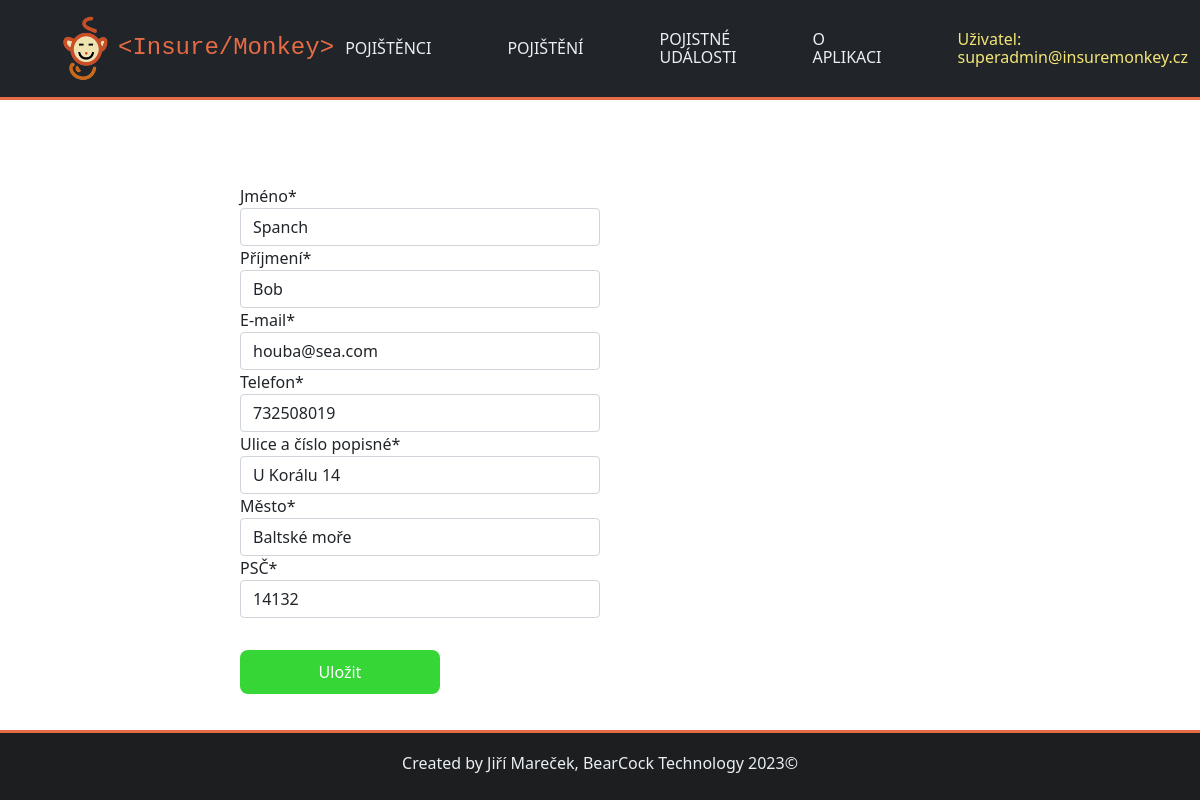
Page /insuremonkey/1/edit/ (signed in) on the committed database.
### insuremonkey/models.py (models this page shows, shortened)
class Uzivatel(AbstractBaseUser):
    email = models.EmailField(max_length=50, unique=True)
    is_admin = models.BooleanField(default=False) #zjistí, zda je uživatel admin
    class Meta:
        verbose_name = "uživatel"
        verbose_name_plural = "uživatelé"
    objects = UzivatelManager() #slouží k spravování uživatelů v aplikaci.
    USERNAME_FIELD = "email" #určuje, že email bude použit jako uživatelské jméno v Django.

class Pojistenec(models.Model):
    jmeno = models.CharField(max_length=20, verbose_name="Jméno")
    prijmeni = models.CharField(max_length=50, verbose_name="Příjmení")
    email = models.CharField(max_length=50, verbose_name="E-mail")
    telefon = models.IntegerField(default=0, verbose_name="Telefon")
    ulice = models.CharField(max_length=100, verbose_name="Ulice a číslo popisné")
    mesto = models.CharField(max_length=50, verbose_name="Město")
    psc = models.IntegerField(default=0, verbose_name="PSČ")
    def __init__(self, *args, **kwargs):
        super(Pojistenec, self).__init__(*args, **kwargs)
    class Meta:
        verbose_name = "Pojištěnec"
        verbose_name_plural = "Pojištěnci"

### insuremonkey/views.py (the view, shortened to what this page needs)
# urls.py: path("<int:pk>/edit/", views.PojistenecEdit.as_view(), name="pojistenec_edit"),
class PojistenecEdit(LoginRequiredMixin, generic.edit.CreateView):
    form_class = PojistenecForm
    template_name = "insuremonkey/novy_pojistenec.html"
    def get(self, request, pk):
        if not request.user.is_admin:
            messages.info(request, "Pro tuto operaci nemáte dostatečná práva.")
            return redirect(reverse("pojistenci"))
        try:
            pojistenec = Pojistenec.objects.get(pk = pk)
        except:
            messages.error(request, "Tento pojištěnec neexistuje.")
            return redirect("pojistenci")
        form = self.form_class(instance=pojistenec)
        return render(request, self.template_name, {"form":form})

### insuremonkey/forms.py
class PojistenecForm(forms.ModelForm):
    class Meta:
        model = Pojistenec
        fields = ["jmeno", "prijmeni", "email", "telefon", "ulice", "mesto", "psc"]

### insuremonkey/templates/insuremonkey/novy_pojistenec.html (shortened to what this page needs)
{% extends "base.html" %}
{% load crispy_forms_tags %}
{% block content %}
<div class="col-md-6">
<form method="POST">
    {{ form|crispy }}
    <br>
    <button class="tlacitko_zelene mx-auto" type="submit" name="save">Uložit</button>
</form>
</div>
{% endblock %}

### insuremonkey/templates/base.html (shortened to what this page needs)
<!DOCTYPE html>
<html lang="cs">
    <head>
        {% load static %}
        {% load bootstrap5 %}
        <link rel="stylesheet" href="{% static 'css/bootstrap.min.css' %}" type="text/css">
        <link rel="stylesheet" href="{% static 'css/style.css' %}" type="text/css">
        <link rel="stylesheet" href="{% static 'css/bootstrap.min.css' %}" type="text/css">
    </head>
    <body>
        <header>
            <nav class="navbar navbar-expand-lg navbar-dark bg-dark">
                <a class="navbar-brand d-flex align-items-center" href="{% url 'index' %}">
                    <img src='/static/insuremonkey/logo.png' class="d-inline-block align-top" width="50" height="70" alt="InsureMonkey"/>
                    <span class="ms-2 logo-text" style="font-size: 24px;">&lt;Insure/Monkey&gt;</span>
                </a>
                <div class="collapse navbar-collapse navbar-dark bg-dark" id="obsah_navigacni_listy">
                    <ul class="navbar-nav">
                        {% if user.is_authenticated %}
                            <li class="nav-item">
                                <a class="nav-link" href="{% url 'pojistenci' %}">Pojištěnci</a>
                            </li>
                        {% endif %}
                            <li class="nav-item">
                                <a class="nav-link" href="{% url 'pojisteni' %}">Pojištění</a>
                            </li>
                        {% if user.is_authenticated %}
                            <li class="nav-item">
                                <a class="nav-link" href="{% url 'pojistne_udalosti' %}">Pojistné události</a>
                            </li>
                        {% endif %}
                        <li class="nav-item">
                            <a class="nav-link" href="{% url 'o_aplikaci' %}">O aplikaci</a>
                        </li>
                        {% if user.is_authenticated %}
                            <li class="nav-item">
                                <span class="nav-link disabled">Uživatel: {{ request.user.email }}</span>
                            </li>
                        {% endif %}
                    </ul>
                </div>
            </nav>
        </header>
        <br>
        <div class="content">
        {% block content %}
        {% endblock %}
        </div>
            <footer>
                Created by Jiří Mareček, BearCock Technology 2023©
            </footer>
    </body>
    </html>

### insuremonkey/static/css/style.css (style rules this page uses)
body { font: 15px; background: #f9f9f9; box-sizing: border-box; color: #414042; display: flex; flex-direction: column; box-sizing: border-box; margin: 0; padding: 80px 0 0 0; min-width: min-content; min-height: 100vh; }
body > header { width: 100%; height: 100px; z-index: 100; position: fixed; z-index: 100; top: 0; }
nav { height: 100px; color: rgb(233, 239, 245); text-decoration: none; border-bottom: 3px solid rgb(231, 107, 69); }
.navbar-brand img { height: 70px; margin: auto 0 auto 60px; display: flex; flex-direction: column; justify-content: center; }
.logo-text { font-weight: normal; font-size: 1.4em; line-height: 1.2em; font-family: 'Courier New'; color: rgb(231, 107, 69) !important; }
nav ul { margin: 0; list-style-type: none; display: flex; align-items: center; height: 100%; width: 96%; justify-content: right; }
nav ul li { padding: 8px 25px; margin: 0 5px; font-size: 1em; line-height: 1.1em; }
nav ul a { text-decoration: none; text-transform: uppercase; color: rgb(233, 239, 245) !important; }
.nav-item:nth-child(5) .nav-link { color: #f3e675 !important; }
.content { width: 60%; margin: 80px auto; }
button { background-color: rgb(26, 22, 238); color: white; padding: 10px; border: none; border-radius: 8px; margin: 8px; width: 200px; }
button.tlacitko_zelene { background-color: rgb(53, 214, 53); border-radius: 8px; margin: 8px; }
footer { position: fixed; width: 100%; height: 70px; background-color: #1c1e1f; color: rgb(233, 239, 245); text-align: center; line-height: 60px; bottom: 0; border-top:3px solid rgb(231, 107, 69); }

### rows in the picture
Uzivatel: user.email "superadmin@insuremonkey.cz"
Pojistenec: jmeno "Spanch", prijmeni "Bob", email "houba@sea.com", telefon "732508019", ulice "U Korálu 14", mesto "Baltské moře", psc "14132"
